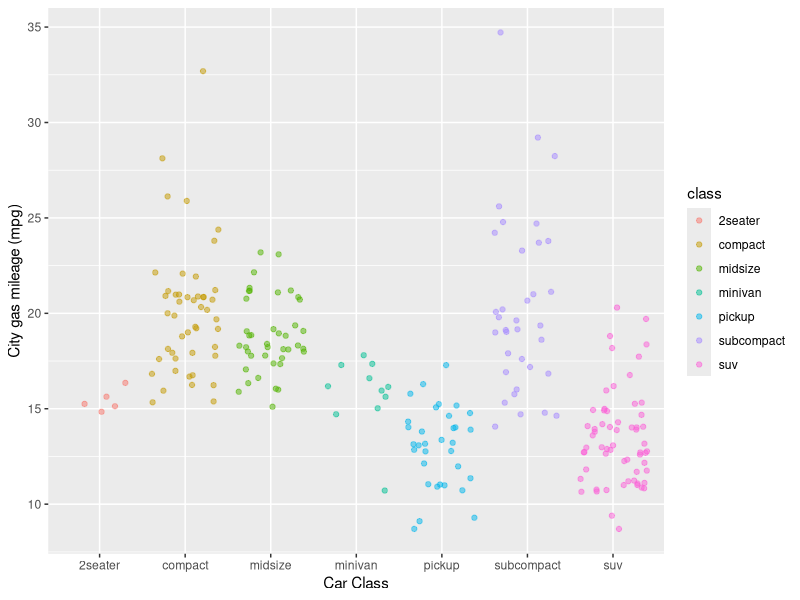

Generate this figure with R:
## ---- chunk 1
knitr::opts_chunk$set(echo = TRUE)
library(tidyverse)
## ---- chunk 2
ggplot(data = mpg, aes(x = class, y = cty)) +
	geom_jitter(aes(color = class), alpha = 0.5) +
  labs(x = "Car Class", y = "City gas mileage (mpg)")
